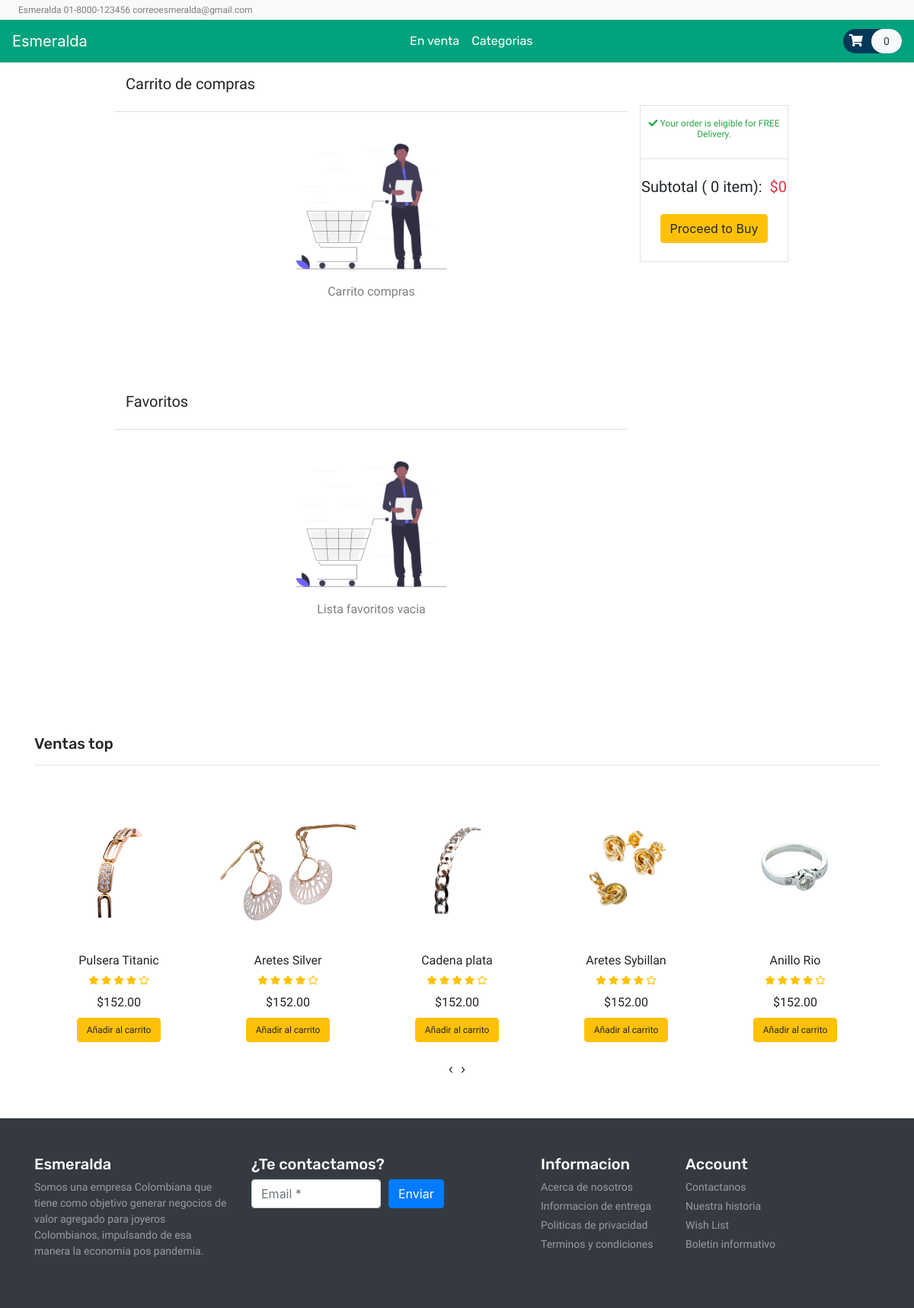
The app's page /cart.php with its own data.
### tables this page shows
CREATE TABLE `product` (
  `item_id` int(11) NOT NULL,
  `item_brand` varchar(200) NOT NULL,
  `item_name` varchar(255) NOT NULL,
  `item_price` double(10,2) NOT NULL,
  `item_image` varchar(255) NOT NULL,
  `item_register` datetime DEFAULT NULL,
  `item_desc` varchar(255) NOT NULL
);

### cart.php (called while the page is built, shortened)
<?php
include ('header.php');
?>
<?php
        count($product->getData('cart')) ? include ('Template/_cart-template.php') :  include ('Template/notFound/_cart_notFound.php');
        count($product->getData('wishlist')) ? include ('Template/_wishilist_template.php') :  include ('Template/notFound/_wishlist_notFound.php');
        include ('Template/_top-sale.php');
?>
<?php
include ('footer.php');
?>

### database/DBController.php (called while the page is built, shortened)
<?php
class DBController
{
    protected $host = 'localhost';
    protected $user = 'root';
    protected $password = '';
    protected $database = "shopee";
    public function __construct()
    {
        $this->con = mysqli_connect($this->host, $this->user, $this->password, $this->database);
    }
}

### functions.php (called while the page is built)
<?php
require ('database/DBController.php');
require ('database/Product.php');
require ('database/Cart.php');
$db = new DBController();
$product = new Product($db);
$product_shuffle = $product->getData();
$Cart = new Cart($db );

### database/Product.php (called while the page is built, shortened)
<?php
class Product
{
    public $db = null;
    public function __construct(DBController $db)
    {
        $this->db = $db;
    }
    public function getData($table = 'product'){
        $result = $this->db->con->query("SELECT * FROM {$table}");
        $resultArray = array();
        while ($item = mysqli_fetch_array($result, MYSQLI_ASSOC)){
            $resultArray[] = $item;
        }
        return $resultArray;
    }
}

### Template/_top-sale.php (the view, shortened to what this page needs)
<?php
    shuffle($product_shuffle);
?>
<section id="top-sale">
    <div class="container py-5">
        <h4 class="font-rubik font-size-20">Ventas top</h4>
        <hr>
        <div class="owl-carousel owl-theme">
            <?php foreach ($product_shuffle as $item) { ?>
            <div class="item py-2">
                <div class="product font-rale">
                    <a href="<?php printf('%s?item_id=%s', 'product.php',  $item['item_id']); ?>"><img src="<?php echo $item['item_image'] ?? "./assets/products/1.png"; ?>" alt="product1" class="img-fluid"></a>
                    <div class="text-center">
                        <h6><?php echo  $item['item_name'] ?? "Unknown";  ?></h6>
                        <div class="rating text-warning font-size-12">
                            <span><i class="fas fa-star"></i></span>
                            <span><i class="fas fa-star"></i></span>
                            <span><i class="fas fa-star"></i></span>
                            <span><i class="fas fa-star"></i></span>
                            <span><i class="far fa-star"></i></span>
                        </div>
                        <div class="price py-2">
                            <span>$<?php echo $item['item_price'] ?? '0' ; ?></span>
                        </div>
                        <form method="post">
                            <?php
                            if (in_array($item['item_id'], $Cart->getCartId($product->getData('cart')) ?? [])){
                                echo '<button type="submit" disabled class="btn btn-success font-size-12">Ya esta en el carrito</button>';
                            }else{
                                echo '<button type="submit" name="top_sale_submit" class="btn btn-warning font-size-12">Añadir al carrito</button>';
                            }
                            ?>
                        </form>
                    </div>
                </div>
            </div>
            <?php }  ?>
        </div>
    </div>
</section>

### header.php (shortened to what this page needs)
<!DOCTYPE html>
<html lang="en">
<head>
    <link rel="stylesheet" href="https://stackpath.bootstrapcdn.com/bootstrap/4.4.1/css/bootstrap.min.css">
    <link rel="stylesheet" href="https://cdnjs.cloudflare.com/ajax/libs/OwlCarousel2/2.3.4/assets/owl.carousel.min.css" />
    <link rel="stylesheet" href="https://cdnjs.cloudflare.com/ajax/libs/OwlCarousel2/2.3.4/assets/owl.theme.default.min.css" />
    <link rel="stylesheet" href="https://cdnjs.cloudflare.com/ajax/libs/font-awesome/5.13.0/css/all.min.css" />
    <link rel="stylesheet" href="style.css">
    <?php
    require ('functions.php');
    ?>
</head>
<body>
<header id="header">
    <div class="strip d-flex justify-content-between px-4 py-1 bg-light">
        <p class="font-rale font-size-12 text-black-50 m-0">Esmeralda 01-8000-123456 correoesmeralda@gmail.com</p>
    </div>
    <nav class="navbar navbar-expand-lg navbar-dark color-second-bg">
        <a class="navbar-brand" href="index.php">Esmeralda</a>
        <div class="collapse navbar-collapse" id="navbarNav">
            <ul class="navbar-nav m-auto font-rubik">
                <li class="nav-item active">
                    <a class="nav-link" href="allproducts.php">En venta</a>
                </li>
                <li class="nav-item active">
                    <a class="nav-link" href="categorias.php">Categorias</a>
                </li>
            </ul>
            <form action="#" class="font-size-14 font-rale">
                <a href="cart.php" class="py-2 rounded-pill color-primary-bg">
                    <span class="font-size-16 px-2 text-white"><i class="fas fa-shopping-cart"></i></span>
                    <span class="px-3 py-2 rounded-pill text-dark bg-light"><?php echo count($product->getData('cart')); ?></span>
                </a>
            </form>
        </div>
    </nav>
</header>
<main id="main-site">

### Template/notFound/_cart_notFound.php
<section id="cart" class="py-3 mb-5">
    <div class="container-fluid w-75">
        <h5 class="font-baloo font-size-20">Carrito de compras</h5>
        <div class="row">
            <div class="col-sm-9">
                    <div class="row border-top py-3 mt-3">
                        <div class="col-sm-12 text-center py-2">
                            <img src="./assets/blog/empty_cart.png" alt="Empty Cart" class="img-fluid" style="height: 200px;">
                            <p class="font-baloo font-size-16 text-black-50">Carrito compras</p>
                        </div>
                    </div>
            </div>
            <div class="col-sm-3">
                <div class="sub-total border text-center mt-2">
                    <h6 class="font-size-12 font-rale text-success py-3"><i class="fas fa-check"></i> Your order is eligible for FREE Delivery.</h6>
                    <div class="border-top py-4">
                        <h5 class="font-baloo font-size-20">Subtotal ( <?php echo isset($subTotal) ? count($subTotal) : 0; ?> item):&nbsp; <span class="text-danger">$<span class="text-danger" id="deal-price"><?php echo isset($subTotal) ? $Cart->getSum($subTotal) : 0; ?></span> </span> </h5>
                        <button type="submit" class="btn btn-warning mt-3">Proceed to Buy</button>
                    </div>
                </div>
            </div>
        </div>
    </div>
</section>

### Template/notFound/_wishlist_notFound.php
<section id="cart" class="py-3 mb-5">
    <div class="container-fluid w-75">
        <h5 class="font-baloo font-size-20">Favoritos</h5>
        <div class="row">
            <div class="col-sm-9">
                <div class="row border-top py-3 mt-3">
                    <div class="col-sm-12 text-center py-2">
                        <img src="./assets/blog/empty_cart.png" alt="Empty Cart" class="img-fluid" style="height: 200px;">
                        <p class="font-baloo font-size-16 text-black-50">Lista favoritos vacia</p>
                    </div>
                </div>
            </div>
        </div>
    </div>
</section>

### footer.php (shortened to what this page needs)
</main>
<footer id="footer" class="bg-dark text-white py-5">
    <div class="container">
        <div class="row">
            <div class="col-lg-3 col-12">
                <h4 class="font-rubik font-size-20">Esmeralda</h4>
                <p class="font-size-14 font-rale text-white-50">Somos una empresa Colombiana que tiene como objetivo generar negocios de valor agregado para joyeros Colombianos, impulsando de esa manera la economia pos pandemia. </p>
            </div>
            <div class="col-lg-4 col-12">
                <h4 class="font-rubik font-size-20">¿Te contactamos?</h4>
                <form class="form-row">
                    <div class="col">
                        <input type="text" class="form-control" placeholder="Email *">
                    </div>
                    <div class="col">
                        <button type="submit" class="btn btn-primary mb-2">Enviar</button>
                    </div>
                </form>
            </div>
            <div class="col-lg-2 col-12">
                <h4 class="font-rubik font-size-20">Informacion</h4>
                <div class="d-flex flex-column flex-wrap">
                    <a href="#" class="font-rale font-size-14 text-white-50 pb-1">Acerca de nosotros</a>
                    <a href="#" class="font-rale font-size-14 text-white-50 pb-1">Informacion de entrega</a>
                    <a href="#" class="font-rale font-size-14 text-white-50 pb-1">Politicas de privacidad</a>
                    <a href="#" class="font-rale font-size-14 text-white-50 pb-1">Terminos y condiciones</a>
                </div>
            </div>
            <div class="col-lg-2 col-12">
                <h4 class="font-rubik font-size-20">Account</h4>
                <div class="d-flex flex-column flex-wrap">
                    <a href="#" class="font-rale font-size-14 text-white-50 pb-1">Contactanos</a>
                    <a href="#" class="font-rale font-size-14 text-white-50 pb-1">Nuestra historia</a>
                    <a href="#" class="font-rale font-size-14 text-white-50 pb-1">Wish List</a>
                    <a href="#" class="font-rale font-size-14 text-white-50 pb-1">Boletin informativo</a>
                </div>
            </div>
        </div>
    </div>
</footer>
</body>
</html>

### style.css (style rules this page uses)
button, button:focus { outline: none !important; box-shadow: none !important; }
.font-baloo { font-family: "Baloo Thambi 2", cursive; }
.font-rale { font-family: "Raleway", cursive; }
.font-rubik { font-family: "Rubik", cursive; }
.font-size-12 { font-size: 12px; }
.font-size-14 { font-size: 14px; }
.font-size-16 { font-size: 16px; }
.font-size-20 { font-size: 20px; }
.color-primary-bg { background: #003859; }
.color-second-bg { background: #00A37D; }

### records on screen
product: item_image (picture), item_name "Pulsera Titanic", item_price "152.00"
product: item_image (picture), item_name "Aretes Silver", item_price "152.00"
product: item_image (picture), item_name "Cadena plata", item_price "152.00"
product: item_image (picture), item_name "Aretes Sybillan", item_price "152.00"
product: item_image (picture), item_name "Anillo Rio", item_price "152.00"

### other values on screen
count($product->getData('cart')) "0"
